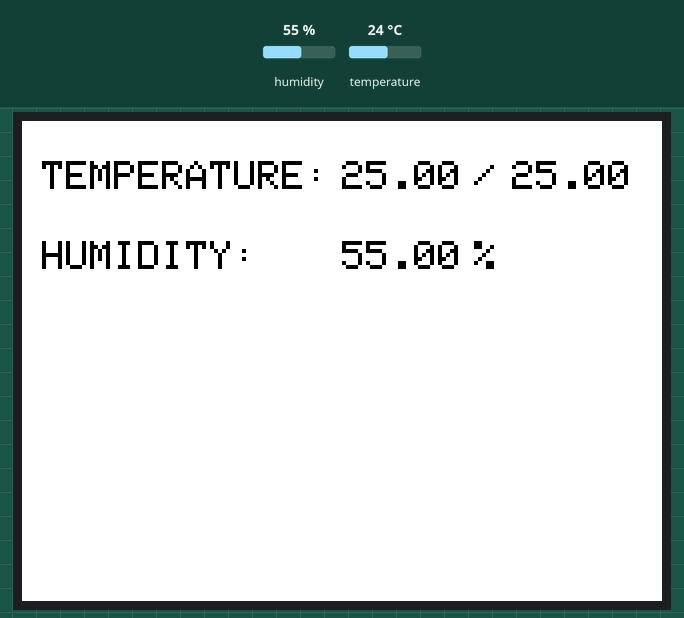
Recording of a sketch running on a simulated Arduino Mega 2560, built with avr-gcc and run on an emulated ATmega2560. Shown: 320×240 colour display. The inputs (shaded band) are chosen by the test bench; at power-on: humidity 55 %, temperature 24 °C.

Above: at 0.3 s.

The sketch:

incubator.ino
```cpp
#include <SPFD5408_Adafruit_GFX.h>
#include <SPFD5408_Adafruit_TFTLCD.h>
#include <SPFD5408_TouchScreen.h>
#include <DHT.h>
#include <math.h>

//define TouchScreen pins
#define YP A1
#define XM A2
#define YM 7
#define XP 6

//define TFTLCD pins
#define LCD_RD A0
#define LCD_WR A1
#define LCD_CD A2
#define LCD_CS A3
#define LCD_RESET A4

//define DHT pin
#define DHTPIN 52

//define thermistor
#define ThermistorPIN A8

//define other variables
#define MINPRESSURE 10
#define MAXPRESSURE 1000
#define BLACK           0xFFFF //0x0000
#define WHITE           0x0000 //0xFFFF

byte state = 0;
bool touch_event = false;
bool uv_led = true;

float temperature_real;
float temperature_target = 25;
float humidity_real;
unsigned long time;

TouchScreen ts = TouchScreen(XP, YP, XM, YM, 300);
Adafruit_TFTLCD tft(LCD_CS, LCD_CD, LCD_WR, LCD_RD, LCD_RESET);
DHT dht(DHTPIN, DHT11);

void reconfig() {
  pinMode(XM, OUTPUT);
  pinMode(YP, OUTPUT);
}

void setup(void) {
  tft.reset();
  uint16_t identifier = 0x9341;
  dht.begin();
  tft.begin(identifier);
  tft.fillScreen(BLACK);
  tft.setRotation(1);
  tft.setTextSize(2);

  temperature_real = readThermistor();
  humidity_real = dht.readHumidity();

  monitor();

  time=millis();
}
```

actuator.ino
```cpp
void heat() {

}

void cool() {

}
```

gui.ino
```cpp
void monitor() {
  tft.setTextColor(WHITE);

  tft.setCursor(10, 20); tft.println("TEMPERATURE:      /");
  tft.setCursor(160, 20); tft.println(temperature_real);
  tft.setCursor(245, 20); tft.println(temperature_target);

  tft.setCursor(10, 60); tft.println("HUMIDITY:         %");
  tft.setCursor(160, 60); tft.println(humidity_real);
}

void homeGUI() {
  tft.fillRect(0, 96, 320, 168, BLACK);
  tft.setTextColor(WHITE);
  tft.setCursor(10, 100); tft.println("UV LED:");
  if (uv_led == true) {
    tft.setCursor(215, 100); tft.println("ON");
  }
  else {
    tft.setCursor(215, 100); tft.println("OFF");
  }
  tft.fillRect(0, 168, 320, 240, WHITE);
  tft.setTextColor(BLACK);tft.setCursor(110, 195); tft.println("SETTINGS");
}

void menuGUI() {
  tft.setTextColor(BLACK);
  tft.setCursor(75, 125); tft.println("SET TEMPERATURE");
  tft.setCursor(90, 195); tft.println("SET UV LED");
  tft.drawLine(0,168,320,168,BLACK);
}

void setTemperatureGUI() {
  tft.setTextColor(BLACK);
  tft.setCursor(60, 125); tft.println("- x1");
  tft.setCursor(210, 125); tft.println("+ x1");
  tft.setCursor(60, 195); tft.println("- x0.1");
  tft.setCursor(210, 195); tft.println("+ x0.1");
  tft.drawLine(0,168,320,168,BLACK);
  tft.drawLine(160,96,160,240,BLACK);
}

void setUVLEDGUI() {
  tft.setTextColor(WHITE);
  tft.setCursor(10, 100); tft.println("UV LED:");
  if (uv_led == true) {
    tft.setCursor(215, 100); tft.println("ON");
  }
  else {
    tft.setCursor(215, 100); tft.println("OFF");
  }

  tft.setTextColor(BLACK);
  tft.setCursor(60, 195); tft.println("OFF");
  tft.setCursor(210, 195); tft.println("ON");
  tft.drawLine(160,168,160,240,BLACK);
}
```

thermistor.ino
```cpp
float readThermistor() {
  float Temp;
  int readVal = analogRead(ThermistorPIN);

  Temp = log(10000.0*((1024.0/readVal-1)));
  Temp = 1 / (0.001129148 + (0.000234125 + (0.0000000876741 * Temp * Temp ))* Temp );
  Temp = Temp - 273.15;

  return Temp;
}
```

update_values.ino
```cpp
void updateReadings(float new_temperature_real, float new_humidity_real) {
  if((millis()-time) >= 1000) {
    time = millis();

    if (new_temperature_real != temperature_real) {
      tft.fillRect(160, 20, 58, 14, BLACK); tft.setTextColor(WHITE);
      tft.setCursor(160, 20); tft.println(new_temperature_real);
      temperature_real = new_temperature_real;
    }

    if (new_humidity_real != humidity_real) {
      tft.fillRect(160, 60, 58, 14, BLACK); tft.setTextColor(WHITE);
      tft.setCursor(160, 60); tft.println(new_humidity_real);
      humidity_real = new_humidity_real;
    }
  }
}

void updateTemperatureTarget() {
  tft.fillRect(245, 20, 70, 14, BLACK); tft.setTextColor(WHITE);
  if (temperature_target > 99.9) {
    temperature_target = 99.9;
  }
  else if (temperature_target < -9.9) {
    temperature_target = -9.9;
  }
  tft.setCursor(245, 20); tft.println(temperature_target);
}

void updateUVTarget() {
  tft.fillRect(215, 100, 70, 14, BLACK); tft.setTextColor(WHITE);
  tft.setCursor(215, 100);
  if (uv_led == true) {
    tft.setCursor(215, 100); tft.println("ON");
  }
  else {
    tft.setCursor(215, 100); tft.println("OFF");
  }

}
```
